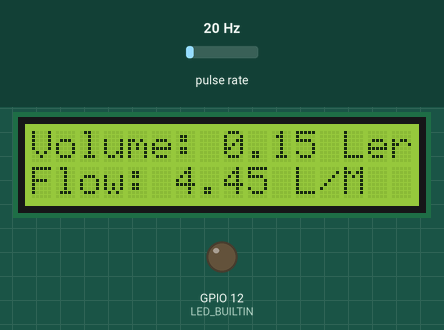
Simulated run of this sketch. Board: ESP32. On the bench: 16×2 character LCD, output pins drawn as LEDs (lit = HIGH). Wiring (inferred from the names in the program): pulse sensor: data GPIO 32. The inputs (shaded band) are chosen by the test bench; at power-on: pulse rate 20 Hz. WiFi joins after 1.5 s; servers stay silent unless stated; what the sketch prints to the serial monitor is not drawn.

Above: at 3.2 s.
3.3 s: pulse rate (sensor on GPIO 32) set to 50 Hz
At 5.0 s:
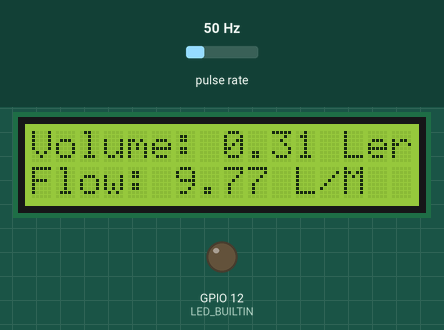
6.3 s: pulse rate (sensor on GPIO 32) set to 4 Hz
At 7.7 s:
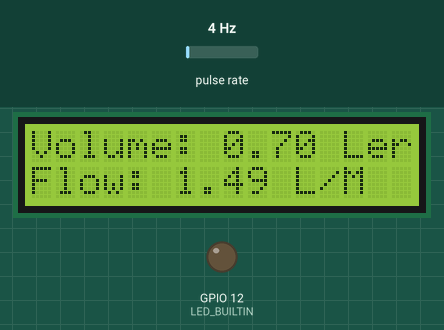
9.3 s: pulse rate (sensor on GPIO 32) set to 100 Hz
At 36.3 s:
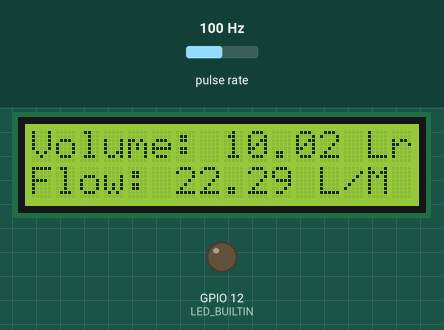
Timing chart, 0 to 37.8 s (numbered marks = the images above; inputs shaded):
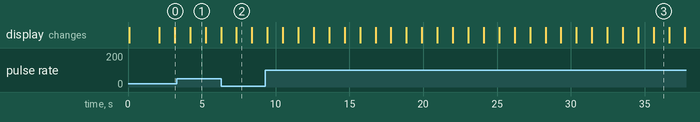

The sketch:

WaterFlowDetection.ino.ino
```cpp
#include <WiFi.h>
#include <Wire.h>
#include <LiquidCrystal_I2C.h>  // Include the LCD library

#define SCREEN_COLS 16          // Number of columns on the LCD
#define SCREEN_ROWS 2           // Number of rows on the LCD

// Create an LCD object with I2C address 0x27 (default for most 16x2 LCDs)
LiquidCrystal_I2C lcd(0x27, SCREEN_COLS, SCREEN_ROWS);

String apiKey = "KBD1JSZTUKCXJ15V"; // Enter your Write API key from ThingSpeak
const char *ssid = "Hotspot";     // Replace with your WiFi ssid and WPA2 key
const char *pass = "password";
const char* server = "api.thingspeak.com";

#define LED_BUILTIN 12
#define SENSOR  32

long currentMillis = 0;
long previousMillis = 0;
int interval = 1000;
boolean ledState = LOW;
float calibrationFactor = 4.5;
volatile byte pulseCount;
byte pulse1Sec = 0;
float flowRate;
unsigned long flowMilliLitres;
unsigned int totalMilliLitres;
float flowLitres;
float totalLitres;

void IRAM_ATTR pulseCounter()
{
  pulseCount++;
}

WiFiClient client;

void setup()
{
  Serial.begin(115200);
  lcd.begin(); // Initialize the LCD
  lcd.clear();
  lcd.setBacklight(1); // Turn on the LCD backlight

  pinMode(LED_BUILTIN, OUTPUT);
  pinMode(SENSOR, INPUT_PULLUP);

  pulseCount = 0;
  flowRate = 0.0;
  flowMilliLitres = 0;
  totalMilliLitres = 0;
  previousMillis = 0;

  attachInterrupt(digitalPinToInterrupt(SENSOR), pulseCounter, FALLING);

  // Connect to WiFi
  WiFi.begin(ssid, pass);
  while (WiFi.status() != WL_CONNECTED)
  {
    delay(1000);
    Serial.println("Connecting to WiFi...");
  }
  Serial.println("Connected to WiFi");
}

void loop()
{
  currentMillis = millis();
  if (currentMillis - previousMillis > interval)
  {
    pulse1Sec = pulseCount;
    pulseCount = 0;

    // Calculate flow rate in litres per minute
    flowRate = ((1000.0 / (millis() - previousMillis)) * pulse1Sec) / calibrationFactor;
    previousMillis = millis();

    // Calculate flow in millilitres and litres
    flowMilliLitres = (flowRate / 60) * 1000;
    flowLitres = (flowRate / 60);

    // Add the millilitres passed in this second to the total
    totalMilliLitres += flowMilliLitres;
    totalLitres += flowLitres;

    // Print flow rate and total volume to the Serial monitor
    Serial.print("Flow rate: ");
    Serial.print(float(flowRate));  // Print the integer part of the variable
    Serial.print("L/min");
    Serial.print("\t");       // Print tab space

    Serial.print("Output Liquid Quantity: ");
    Serial.print(totalMilliLitres);
    Serial.print("mL / ");
    Serial.print(totalLitres);
    Serial.println("L");

    // Display on LCD
    lcd.clear();
    lcd.setCursor(0, 0);  // Line 1 of the LCD
    lcd.print("Water Flow Meter");

    lcd.setCursor(0, 1);  // Line 2 of the LCD
    lcd.print("Flow: ");
    lcd.print(float(flowRate));
    lcd.print(" L/M");

    lcd.setCursor(0, 0);  // Line 1 of the LCD (update with total volume)
    lcd.print("Volume: ");
    lcd.print(totalLitres);
    lcd.print(" L");
  }

  // Send data to ThingSpeak
  if (client.connect(server, 80))
  {
    String postStr = apiKey;
    postStr += "&field1=";
    postStr += String(float(flowRate));
    postStr += "&field2=";
    postStr += String(totalLitres);
    postStr += "\r\n\r\n";

    client.print("POST /update HTTP/1.1\n");
    client.print("Host: api.thingspeak.com\n");
    client.print("Connection: close\n");
    client.print("X-THINGSPEAKAPIKEY: " + apiKey + "\n");
    client.print("Content-Type: application/x-www-form-urlencoded\n");
    client.print("Content-Length: ");
    client.print(postStr.length());
    client.print("\n\n");
    client.print(postStr);
  }
  client.stop();
}
```

Measured:
- what the display in image 1 shows lasts 1.1 s, from 4.2 s to 5.3 s
